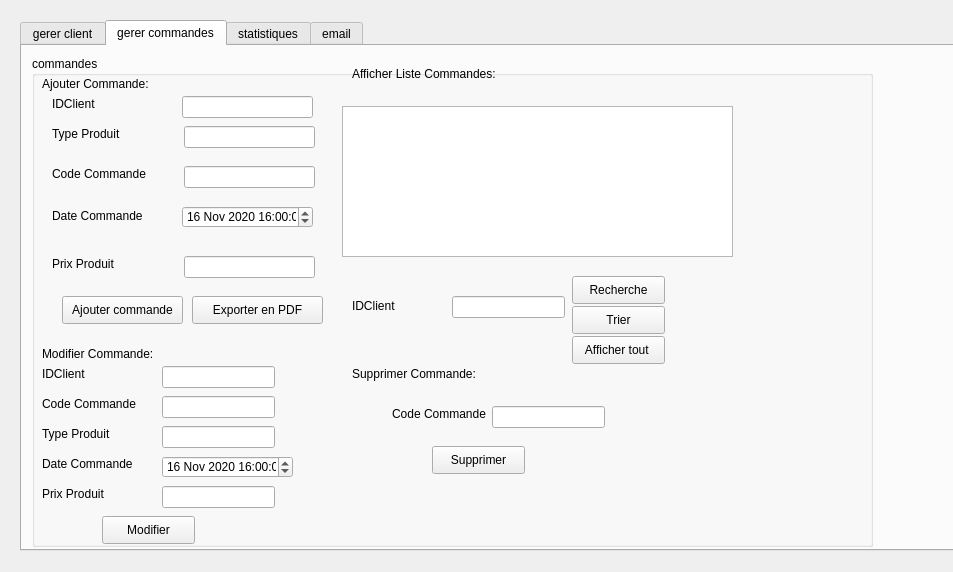
<?xml version="1.0" encoding="UTF-8"?>
<ui version="4.0">
 <class>gestion_commande</class>
 <widget class="QDialog" name="gestion_commande">
  <property name="geometry">
   <rect>
    <x>0</x>
    <y>0</y>
    <width>953</width>
    <height>572</height>
   </rect>
  </property>
  <property name="windowTitle">
   <string>Dialog</string>
  </property>
  <widget class="QTabWidget" name="tabWidget">
   <property name="geometry">
    <rect>
     <x>20</x>
     <y>20</y>
     <width>961</width>
     <height>531</height>
    </rect>
   </property>
   <property name="currentIndex">
    <number>1</number>
   </property>
   <widget class="QWidget" name="tab">
    <attribute name="title">
     <string>gerer client</string>
    </attribute>
    <widget class="QGroupBox" name="groupBox">
     <property name="geometry">
      <rect>
       <x>10</x>
       <y>10</y>
       <width>851</width>
       <height>491</height>
      </rect>
     </property>
     <property name="title">
      <string>client</string>
     </property>
     <widget class="QLabel" name="label">
      <property name="geometry">
       <rect>
        <x>10</x>
        <y>20</y>
        <width>121</width>
        <height>21</height>
       </rect>
      </property>
      <property name="text">
       <string>Ajouter Client:</string>
      </property>
     </widget>
     <widget class="QLabel" name="label_5">
      <property name="geometry">
       <rect>
        <x>10</x>
        <y>180</y>
        <width>56</width>
        <height>16</height>
       </rect>
      </property>
      <property name="text">
       <string>Adresse</string>
      </property>
     </widget>
     <widget class="QLineEdit" name="lineEdit_Adresse2">
      <property name="geometry">
       <rect>
        <x>80</x>
        <y>430</y>
        <width>113</width>
        <height>22</height>
       </rect>
      </property>
     </widget>
     <widget class="QLabel" name="label_23">
      <property name="geometry">
       <rect>
        <x>0</x>
        <y>430</y>
        <width>56</width>
        <height>16</height>
       </rect>
      </property>
      <property name="text">
       <string>Adresse</string>
      </property>
     </widget>
     <widget class="QLabel" name="label_22">
      <property name="geometry">
       <rect>
        <x>0</x>
        <y>400</y>
        <width>56</width>
        <height>16</height>
       </rect>
      </property>
      <property name="text">
       <string>Prenom</string>
      </property>
     </widget>
     <widget class="QLineEdit" name="lineEdit_Prenom2">
      <property name="geometry">
       <rect>
        <x>80</x>
        <y>400</y>
        <width>113</width>
        <height>22</height>
       </rect>
      </property>
     </widget>
     <widget class="QLineEdit" name="lineEdit_ID">
      <property name="geometry">
       <rect>
        <x>110</x>
        <y>60</y>
        <width>113</width>
        <height>22</height>
       </rect>
      </property>
     </widget>
     <widget class="QLabel" name="label_26">
      <property name="geometry">
       <rect>
        <x>390</x>
        <y>390</y>
        <width>71</width>
        <height>16</height>
       </rect>
      </property>
      <property name="text">
       <string>ID</string>
      </property>
     </widget>
     <widget class="QPushButton" name="pushButton_Ajouter">
      <property name="geometry">
       <rect>
        <x>30</x>
        <y>270</y>
        <width>131</width>
        <height>28</height>
       </rect>
      </property>
      <property name="text">
       <string>Ajouter Client</string>
      </property>
     </widget>
     <widget class="QPushButton" name="pushButton_2">
      <property name="geometry">
       <rect>
        <x>210</x>
        <y>390</y>
        <width>93</width>
        <height>28</height>
       </rect>
      </property>
      <property name="text">
       <string>Modifier Client</string>
      </property>
     </widget>
     <widget class="QLabel" name="label_32">
      <property name="geometry">
       <rect>
        <x>290</x>
        <y>10</y>
        <width>131</width>
        <height>16</height>
       </rect>
      </property>
      <property name="text">
       <string>Afficher Liste Clients:</string>
      </property>
     </widget>
     <widget class="QLabel" name="label_19">
      <property name="geometry">
       <rect>
        <x>0</x>
        <y>310</y>
        <width>141</width>
        <height>16</height>
       </rect>
      </property>
      <property name="text">
       <string>Modifier Client:</string>
      </property>
     </widget>
     <widget class="QLabel" name="label_21">
      <property name="geometry">
       <rect>
        <x>0</x>
        <y>370</y>
        <width>56</width>
        <height>16</height>
       </rect>
      </property>
      <property name="text">
       <string>Nom</string>
      </property>
     </widget>
     <widget class="QLineEdit" name="lineEdit_Supprimer">
      <property name="geometry">
       <rect>
        <x>430</x>
        <y>390</y>
        <width>113</width>
        <height>22</height>
       </rect>
      </property>
     </widget>
     <widget class="QLineEdit" name="lineEdit_Adresse">
      <property name="geometry">
       <rect>
        <x>110</x>
        <y>180</y>
        <width>113</width>
        <height>22</height>
       </rect>
      </property>
     </widget>
     <widget class="QLineEdit" name="lineEdit_Tel">
      <property name="geometry">
       <rect>
        <x>110</x>
        <y>220</y>
        <width>113</width>
        <height>22</height>
       </rect>
      </property>
     </widget>
     <widget class="QTableView" name="TableView_Client">
      <property name="geometry">
       <rect>
        <x>290</x>
        <y>30</y>
        <width>421</width>
        <height>171</height>
       </rect>
      </property>
     </widget>
     <widget class="QLineEdit" name="lineEdit_Tel2">
      <property name="geometry">
       <rect>
        <x>80</x>
        <y>460</y>
        <width>113</width>
        <height>22</height>
       </rect>
      </property>
     </widget>
     <widget class="QLabel" name="label_2">
      <property name="geometry">
       <rect>
        <x>10</x>
        <y>60</y>
        <width>56</width>
        <height>16</height>
       </rect>
      </property>
      <property name="text">
       <string>ID</string>
      </property>
     </widget>
     <widget class="QLabel" name="label_30">
      <property name="geometry">
       <rect>
        <x>350</x>
        <y>230</y>
        <width>61</width>
        <height>20</height>
       </rect>
      </property>
      <property name="text">
       <string>ID</string>
      </property>
     </widget>
     <widget class="QLineEdit" name="lineEdit_ID_4">
      <property name="geometry">
       <rect>
        <x>420</x>
        <y>230</y>
        <width>113</width>
        <height>22</height>
       </rect>
      </property>
     </widget>
     <widget class="QLineEdit" name="lineEdit_Nom">
      <property name="geometry">
       <rect>
        <x>110</x>
        <y>100</y>
        <width>113</width>
        <height>22</height>
       </rect>
      </property>
     </widget>
     <widget class="QPushButton" name="pushButton_11">
      <property name="geometry">
       <rect>
        <x>170</x>
        <y>270</y>
        <width>121</width>
        <height>28</height>
       </rect>
      </property>
      <property name="text">
       <string>Exporter en PDF</string>
      </property>
     </widget>
     <widget class="QLabel" name="label_24">
      <property name="geometry">
       <rect>
        <x>0</x>
        <y>460</y>
        <width>56</width>
        <height>16</height>
       </rect>
      </property>
      <property name="text">
       <string>Tel</string>
      </property>
     </widget>
     <widget class="QPushButton" name="pushButton">
      <property name="geometry">
       <rect>
        <x>550</x>
        <y>210</y>
        <width>93</width>
        <height>28</height>
       </rect>
      </property>
      <property name="text">
       <string>Recherche</string>
      </property>
     </widget>
     <widget class="QLineEdit" name="lineEdit_ID2">
      <property name="geometry">
       <rect>
        <x>80</x>
        <y>340</y>
        <width>113</width>
        <height>22</height>
       </rect>
      </property>
     </widget>
     <widget class="QLabel" name="label_4">
      <property name="geometry">
       <rect>
        <x>10</x>
        <y>140</y>
        <width>61</width>
        <height>20</height>
       </rect>
      </property>
      <property name="text">
       <string>Prenom</string>
      </property>
     </widget>
     <widget class="QLineEdit" name="lineEdit_Prenom">
      <property name="geometry">
       <rect>
        <x>110</x>
        <y>140</y>
        <width>113</width>
        <height>22</height>
       </rect>
      </property>
     </widget>
     <widget class="QLabel" name="label_3">
      <property name="geometry">
       <rect>
        <x>10</x>
        <y>100</y>
        <width>56</width>
        <height>16</height>
       </rect>
      </property>
      <property name="text">
       <string>Nom</string>
      </property>
     </widget>
     <widget class="QPushButton" name="pushButton_3">
      <property name="geometry">
       <rect>
        <x>550</x>
        <y>240</y>
        <width>93</width>
        <height>28</height>
       </rect>
      </property>
      <property name="text">
       <string>Trier</string>
      </property>
     </widget>
     <widget class="QLabel" name="label_6">
      <property name="geometry">
       <rect>
        <x>10</x>
        <y>220</y>
        <width>56</width>
        <height>16</height>
       </rect>
      </property>
      <property name="text">
       <string>Tel</string>
      </property>
     </widget>
     <widget class="QPushButton" name="pushButton_9">
      <property name="geometry">
       <rect>
        <x>550</x>
        <y>270</y>
        <width>93</width>
        <height>28</height>
       </rect>
      </property>
      <property name="text">
       <string>Afficher tout</string>
      </property>
     </widget>
     <widget class="QLabel" name="label_20">
      <property name="geometry">
       <rect>
        <x>0</x>
        <y>340</y>
        <width>56</width>
        <height>16</height>
       </rect>
      </property>
      <property name="text">
       <string>ID</string>
      </property>
     </widget>
     <widget class="QLabel" name="label_25">
      <property name="geometry">
       <rect>
        <x>380</x>
        <y>340</y>
        <width>111</width>
        <height>16</height>
       </rect>
      </property>
      <property name="text">
       <string>Supprimer Client:</string>
      </property>
     </widget>
     <widget class="QLineEdit" name="lineEdit_NOM2">
      <property name="geometry">
       <rect>
        <x>80</x>
        <y>370</y>
        <width>113</width>
        <height>22</height>
       </rect>
      </property>
     </widget>
     <widget class="QPushButton" name="pushButton_5">
      <property name="geometry">
       <rect>
        <x>590</x>
        <y>390</y>
        <width>93</width>
        <height>28</height>
       </rect>
      </property>
      <property name="text">
       <string>Supprimer</string>
      </property>
     </widget>
    </widget>
   </widget>
   <widget class="QWidget" name="tab_2">
    <attribute name="title">
     <string>gerer commandes</string>
    </attribute>
    <widget class="QGroupBox" name="groupBox_2">
     <property name="geometry">
      <rect>
       <x>10</x>
       <y>10</y>
       <width>841</width>
       <height>491</height>
      </rect>
     </property>
     <property name="title">
      <string>commandes</string>
     </property>
     <widget class="QDateTimeEdit" name="dateTimeEdit_2">
      <property name="geometry">
       <rect>
        <x>130</x>
        <y>400</y>
        <width>131</width>
        <height>22</height>
       </rect>
      </property>
      <property name="dateTime">
       <datetime>
        <hour>16</hour>
        <minute>0</minute>
        <second>0</second>
        <year>2020</year>
        <month>11</month>
        <day>16</day>
       </datetime>
      </property>
      <property name="time">
       <time>
        <hour>16</hour>
        <minute>0</minute>
        <second>0</second>
       </time>
      </property>
     </widget>
     <widget class="QLabel" name="label_18">
      <property name="geometry">
       <rect>
        <x>320</x>
        <y>10</y>
        <width>171</width>
        <height>16</height>
       </rect>
      </property>
      <property name="text">
       <string>Afficher Liste Commandes:</string>
      </property>
     </widget>
     <widget class="QLabel" name="label_17">
      <property name="geometry">
       <rect>
        <x>360</x>
        <y>350</y>
        <width>101</width>
        <height>16</height>
       </rect>
      </property>
      <property name="text">
       <string>Code Commande</string>
      </property>
     </widget>
     <widget class="QLabel" name="label_7">
      <property name="geometry">
       <rect>
        <x>10</x>
        <y>20</y>
        <width>121</width>
        <height>16</height>
       </rect>
      </property>
      <property name="text">
       <string>Ajouter Commande:</string>
      </property>
     </widget>
     <widget class="QLabel" name="label_16">
      <property name="geometry">
       <rect>
        <x>320</x>
        <y>310</y>
        <width>141</width>
        <height>16</height>
       </rect>
      </property>
      <property name="text">
       <string>Supprimer Commande:</string>
      </property>
     </widget>
     <widget class="QLabel" name="label_31">
      <property name="geometry">
       <rect>
        <x>320</x>
        <y>240</y>
        <width>101</width>
        <height>20</height>
       </rect>
      </property>
      <property name="text">
       <string>IDClient</string>
      </property>
     </widget>
     <widget class="QPushButton" name="pushButton_12">
      <property name="geometry">
       <rect>
        <x>160</x>
        <y>240</y>
        <width>131</width>
        <height>28</height>
       </rect>
      </property>
      <property name="text">
       <string>Exporter en PDF</string>
      </property>
     </widget>
     <widget class="QPushButton" name="pushButton_4">
      <property name="geometry">
       <rect>
        <x>30</x>
        <y>240</y>
        <width>121</width>
        <height>28</height>
       </rect>
      </property>
      <property name="text">
       <string>Ajouter commande</string>
      </property>
     </widget>
     <widget class="QLabel" name="label_29">
      <property name="geometry">
       <rect>
        <x>20</x>
        <y>40</y>
        <width>56</width>
        <height>16</height>
       </rect>
      </property>
      <property name="text">
       <string>IDClient</string>
      </property>
     </widget>
     <widget class="QLabel" name="label_10">
      <property name="geometry">
       <rect>
        <x>20</x>
        <y>150</y>
        <width>101</width>
        <height>20</height>
       </rect>
      </property>
      <property name="text">
       <string>Date Commande</string>
      </property>
     </widget>
     <widget class="QLineEdit" name="lineEdit_Commande">
      <property name="geometry">
       <rect>
        <x>152</x>
        <y>110</y>
        <width>131</width>
        <height>22</height>
       </rect>
      </property>
     </widget>
     <widget class="QLabel" name="label_28">
      <property name="geometry">
       <rect>
        <x>10</x>
        <y>310</y>
        <width>56</width>
        <height>16</height>
       </rect>
      </property>
      <property name="text">
       <string>IDClient</string>
      </property>
     </widget>
     <widget class="QLineEdit" name="lineEdit_Type_2">
      <property name="geometry">
       <rect>
        <x>130</x>
        <y>370</y>
        <width>113</width>
        <height>22</height>
       </rect>
      </property>
     </widget>
     <widget class="QLabel" name="label_15">
      <property name="geometry">
       <rect>
        <x>10</x>
        <y>430</y>
        <width>91</width>
        <height>16</height>
       </rect>
      </property>
      <property name="text">
       <string>Prix Produit</string>
      </property>
     </widget>
     <widget class="QLabel" name="label_8">
      <property name="geometry">
       <rect>
        <x>20</x>
        <y>70</y>
        <width>81</width>
        <height>16</height>
       </rect>
      </property>
      <property name="text">
       <string>Type Produit</string>
      </property>
     </widget>
     <widget class="QTableView" name="tableView_Commande">
      <property name="geometry">
       <rect>
        <x>310</x>
        <y>50</y>
        <width>391</width>
        <height>151</height>
       </rect>
      </property>
     </widget>
     <widget class="QLineEdit" name="lineEdit_ID_2">
      <property name="geometry">
       <rect>
        <x>150</x>
        <y>40</y>
        <width>131</width>
        <height>22</height>
       </rect>
      </property>
     </widget>
     <widget class="QPushButton" name="pushButton_7">
      <property name="geometry">
       <rect>
        <x>70</x>
        <y>460</y>
        <width>93</width>
        <height>28</height>
       </rect>
      </property>
      <property name="text">
       <string>Modifier</string>
      </property>
     </widget>
     <widget class="QLineEdit" name="lineEdit_supprimer">
      <property name="geometry">
       <rect>
        <x>460</x>
        <y>350</y>
        <width>113</width>
        <height>22</height>
       </rect>
      </property>
     </widget>
     <widget class="QPushButton" name="pushButton_6">
      <property name="geometry">
       <rect>
        <x>540</x>
        <y>250</y>
        <width>93</width>
        <height>28</height>
       </rect>
      </property>
      <property name="text">
       <string>Trier</string>
      </property>
     </widget>
     <widget class="QPushButton" name="pushButton_13">
      <property name="geometry">
       <rect>
        <x>540</x>
        <y>280</y>
        <width>93</width>
        <height>28</height>
       </rect>
      </property>
      <property name="text">
       <string>Afficher tout </string>
      </property>
     </widget>
     <widget class="QLabel" name="label_11">
      <property name="geometry">
       <rect>
        <x>20</x>
        <y>200</y>
        <width>81</width>
        <height>16</height>
       </rect>
      </property>
      <property name="text">
       <string>Prix Produit</string>
      </property>
     </widget>
     <widget class="QLineEdit" name="lineEdit_Prix">
      <property name="geometry">
       <rect>
        <x>152</x>
        <y>200</y>
        <width>131</width>
        <height>22</height>
       </rect>
      </property>
     </widget>
     <widget class="QLineEdit" name="lineEdit_Prix_2">
      <property name="geometry">
       <rect>
        <x>130</x>
        <y>430</y>
        <width>113</width>
        <height>22</height>
       </rect>
      </property>
     </widget>
     <widget class="QLabel" name="label_9">
      <property name="geometry">
       <rect>
        <x>20</x>
        <y>110</y>
        <width>101</width>
        <height>16</height>
       </rect>
      </property>
      <property name="text">
       <string>Code Commande</string>
      </property>
     </widget>
     <widget class="QLineEdit" name="lineEdit_Type">
      <property name="geometry">
       <rect>
        <x>152</x>
        <y>70</y>
        <width>131</width>
        <height>22</height>
       </rect>
      </property>
     </widget>
     <widget class="QLabel" name="label_27">
      <property name="geometry">
       <rect>
        <x>10</x>
        <y>340</y>
        <width>101</width>
        <height>16</height>
       </rect>
      </property>
      <property name="text">
       <string>Code Commande</string>
      </property>
     </widget>
     <widget class="QDateTimeEdit" name="dateTimeEdit">
      <property name="geometry">
       <rect>
        <x>150</x>
        <y>150</y>
        <width>131</width>
        <height>22</height>
       </rect>
      </property>
      <property name="dateTime">
       <datetime>
        <hour>16</hour>
        <minute>0</minute>
        <second>0</second>
        <year>2020</year>
        <month>11</month>
        <day>16</day>
       </datetime>
      </property>
      <property name="time">
       <time>
        <hour>16</hour>
        <minute>0</minute>
        <second>0</second>
       </time>
      </property>
     </widget>
     <widget class="QLineEdit" name="lineEdit_Commande_2">
      <property name="geometry">
       <rect>
        <x>130</x>
        <y>340</y>
        <width>113</width>
        <height>22</height>
       </rect>
      </property>
     </widget>
     <widget class="QLabel" name="label_14">
      <property name="geometry">
       <rect>
        <x>10</x>
        <y>400</y>
        <width>101</width>
        <height>16</height>
       </rect>
      </property>
      <property name="text">
       <string>Date Commande</string>
      </property>
     </widget>
     <widget class="QLabel" name="label_12">
      <property name="geometry">
       <rect>
        <x>10</x>
        <y>290</y>
        <width>131</width>
        <height>16</height>
       </rect>
      </property>
      <property name="text">
       <string>Modifier Commande:</string>
      </property>
     </widget>
     <widget class="QLineEdit" name="lineEdit_Commande_3">
      <property name="geometry">
       <rect>
        <x>420</x>
        <y>240</y>
        <width>113</width>
        <height>22</height>
       </rect>
      </property>
     </widget>
     <widget class="QLineEdit" name="lineEdit_ID_3">
      <property name="geometry">
       <rect>
        <x>130</x>
        <y>310</y>
        <width>113</width>
        <height>22</height>
       </rect>
      </property>
     </widget>
     <widget class="QPushButton" name="pushButton_10">
      <property name="geometry">
       <rect>
        <x>540</x>
        <y>220</y>
        <width>93</width>
        <height>28</height>
       </rect>
      </property>
      <property name="text">
       <string>Recherche</string>
      </property>
     </widget>
     <widget class="QLabel" name="label_13">
      <property name="geometry">
       <rect>
        <x>10</x>
        <y>370</y>
        <width>91</width>
        <height>16</height>
       </rect>
      </property>
      <property name="text">
       <string>Type Produit </string>
      </property>
     </widget>
     <widget class="QPushButton" name="pushButton_8">
      <property name="geometry">
       <rect>
        <x>400</x>
        <y>390</y>
        <width>93</width>
        <height>28</height>
       </rect>
      </property>
      <property name="text">
       <string>Supprimer</string>
      </property>
     </widget>
    </widget>
   </widget>
   <widget class="QWidget" name="tab_3">
    <attribute name="title">
     <string>statistiques</string>
    </attribute>
    <widget class="QCustomPlot" name="plot" native="true">
     <property name="geometry">
      <rect>
       <x>10</x>
       <y>10</y>
       <width>751</width>
       <height>471</height>
      </rect>
     </property>
    </widget>
   </widget>
   <widget class="QWidget" name="tab_4">
    <attribute name="title">
     <string>email</string>
    </attribute>
    <widget class="QLineEdit" name="rcpt_2">
     <property name="geometry">
      <rect>
       <x>130</x>
       <y>30</y>
       <width>201</width>
       <height>22</height>
      </rect>
     </property>
    </widget>
    <widget class="QLabel" name="label_109">
     <property name="geometry">
      <rect>
       <x>20</x>
       <y>320</y>
       <width>55</width>
       <height>20</height>
      </rect>
     </property>
     <property name="text">
      <string>message</string>
     </property>
    </widget>
    <widget class="QLineEdit" name="msg_2">
     <property name="geometry">
      <rect>
       <x>100</x>
       <y>230</y>
       <width>571</width>
       <height>201</height>
      </rect>
     </property>
    </widget>
    <widget class="QLineEdit" name="mail_pass_2">
     <property name="geometry">
      <rect>
       <x>520</x>
       <y>30</y>
       <width>211</width>
       <height>22</height>
      </rect>
     </property>
     <property name="echoMode">
      <enum>QLineEdit::Password</enum>
     </property>
    </widget>
    <widget class="QLabel" name="label_107">
     <property name="geometry">
      <rect>
       <x>40</x>
       <y>180</y>
       <width>111</width>
       <height>20</height>
      </rect>
     </property>
     <property name="text">
      <string>attachement here</string>
     </property>
    </widget>
    <widget class="QPushButton" name="browse">
     <property name="geometry">
      <rect>
       <x>440</x>
       <y>180</y>
       <width>93</width>
       <height>31</height>
      </rect>
     </property>
     <property name="text">
      <string>browse</string>
     </property>
    </widget>
    <widget class="QLabel" name="label_93">
     <property name="geometry">
      <rect>
       <x>40</x>
       <y>30</y>
       <width>55</width>
       <height>16</height>
      </rect>
     </property>
     <property name="text">
      <string>recipient</string>
     </property>
    </widget>
    <widget class="QLabel" name="label_104">
     <property name="geometry">
      <rect>
       <x>40</x>
       <y>100</y>
       <width>55</width>
       <height>16</height>
      </rect>
     </property>
     <property name="text">
      <string>subject</string>
     </property>
    </widget>
    <widget class="QLineEdit" name="file_2">
     <property name="geometry">
      <rect>
       <x>180</x>
       <y>180</y>
       <width>201</width>
       <height>22</height>
      </rect>
     </property>
    </widget>
    <widget class="QLabel" name="label_108">
     <property name="geometry">
      <rect>
       <x>450</x>
       <y>30</y>
       <width>55</width>
       <height>16</height>
      </rect>
     </property>
     <property name="text">
      <string>mail pass</string>
     </property>
    </widget>
    <widget class="QLineEdit" name="subject_2">
     <property name="geometry">
      <rect>
       <x>130</x>
       <y>90</y>
       <width>201</width>
       <height>22</height>
      </rect>
     </property>
    </widget>
    <widget class="QPushButton" name="pushButton_14">
     <property name="geometry">
      <rect>
       <x>320</x>
       <y>440</y>
       <width>93</width>
       <height>28</height>
      </rect>
     </property>
     <property name="text">
      <string>Send</string>
     </property>
    </widget>
   </widget>
  </widget>
 </widget>
 <customwidgets>
  <customwidget>
   <class>QCustomPlot</class>
   <extends>QWidget</extends>
   <header>qcustomplot.h</header>
   <container>1</container>
  </customwidget>
 </customwidgets>
 <resources/>
 <connections/>
</ui>
